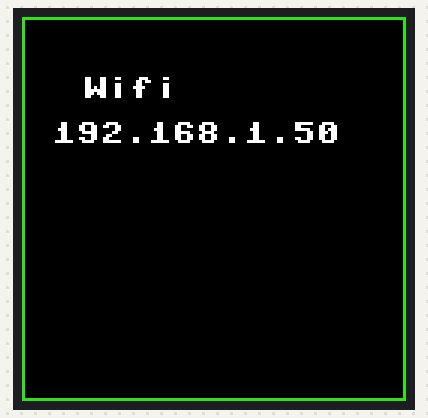
A program run on a simulated MicroPython board. On the bench: 128×128 colour display. WiFi joins after 1.5 s.

Above: at 2.2 s.

The program:

main.py
```python
from machine import Pin,SPI,PWM
import framebuf
import time
import network
from time import sleep
import machine
import urequests as requests
import ure as re

BL = 13
DC = 8
RST = 12
MOSI = 11
SCK = 10
CS = 9

ssid = 'wifi'
password = 'şifre'

def connect():
    #Connect to WLAN
    wlan = network.WLAN(network.STA_IF)
    wlan.active(True)
    wlan.connect(ssid, password)
    while wlan.isconnected() == False:
        #print('Waiting for connection...')
        sleep(1)
    ip = wlan.ifconfig()[0]
    #print(f'Connected on {ip}')
    return ip
class LCD_1inch44(framebuf.FrameBuffer):
    def __init__(self):
        self.width = 128
        self.height = 128

        self.cs = Pin(CS,Pin.OUT)
        self.rst = Pin(RST,Pin.OUT)

        self.cs(1)
        self.spi = SPI(1)
        self.spi = SPI(1,1000_000)
        self.spi = SPI(1,10000_000,polarity=0, phase=0,sck=Pin(SCK),mosi=Pin(MOSI),miso=None)
        self.dc = Pin(DC,Pin.OUT)
        self.dc(1)
        self.buffer = bytearray(self.height * self.width * 2)
        super().__init__(self.buffer, self.width, self.height, framebuf.RGB565)
        self.init_display()


        self.WHITE  =   0xFFFF
        self.BLACK  =  0x0000
        self.GREEN  =  0x07E0
        self.RED    =  0xF800
        self.BLUE   = 0x00FF
        self.GBLUE = 0X0337
        self.YELLOW = 0xFFE0
        self.GUROLCOLOR = 0x1082

    def write_cmd(self, cmd):
        self.cs(1)
        self.dc(0)
        self.cs(0)
        self.spi.write(bytearray([cmd]))
        self.cs(1)

    def write_data(self, buf):
        self.cs(1)
        self.dc(1)
        self.cs(0)
        self.spi.write(bytearray([buf]))
        self.cs(1)

    def init_display(self):
        """Initialize dispaly"""
        self.rst(1)
        self.rst(0)
        self.rst(1)

        self.write_cmd(0x36);
        self.write_data(0x70);

        self.write_cmd(0x3A);
        self.write_data(0x05);

         #ST7735R Frame Rate
        self.write_cmd(0xB1);
        self.write_data(0x01);
        self.write_data(0x2C);
        self.write_data(0x2D);

        self.write_cmd(0xB2);
        self.write_data(0x01);
        self.write_data(0x2C);
        self.write_data(0x2D);

        self.write_cmd(0xB3);
        self.write_data(0x01);
        self.write_data(0x2C);
        self.write_data(0x2D);
        self.write_data(0x01);
        self.write_data(0x2C);
        self.write_data(0x2D);

        self.write_cmd(0xB4); #Column inversion
        self.write_data(0x07);

        #ST7735R Power Sequence
        self.write_cmd(0xC0);
        self.write_data(0xA2);
        self.write_data(0x02);
        self.write_data(0x84);
        self.write_cmd(0xC1);
        self.write_data(0xC5);

        self.write_cmd(0xC2);
        self.write_data(0x0A);
        self.write_data(0x00);

        self.write_cmd(0xC3);
        self.write_data(0x8A);
        self.write_data(0x2A);
        self.write_cmd(0xC4);
        self.write_data(0x8A);
        self.write_data(0xEE);

        self.write_cmd(0xC5); #VCOM
        self.write_data(0x0E);

        #ST7735R Gamma Sequence
        self.write_cmd(0xe0);
        self.write_data(0x0f);
        self.write_data(0x1a);
        self.write_data(0x0f);
        self.write_data(0x18);
        self.write_data(0x2f);
        self.write_data(0x28);
        self.write_data(0x20);
        self.write_data(0x22);
        self.write_data(0x1f);
        self.write_data(0x1b);
        self.write_data(0x23);
        self.write_data(0x37);
        self.write_data(0x00);
        self.write_data(0x07);
        self.write_data(0x02);
        self.write_data(0x10);

        self.write_cmd(0xe1);
        self.write_data(0x0f);
        self.write_data(0x1b);
        self.write_data(0x0f);
        self.write_data(0x17);
        self.write_data(0x33);
        self.write_data(0x2c);
        self.write_data(0x29);
        self.write_data(0x2e);
        self.write_data(0x30);
        self.write_data(0x30);
        self.write_data(0x39);
        self.write_data(0x3f);
        self.write_data(0x00);
        self.write_data(0x07);
        self.write_data(0x03);
        self.write_data(0x10);

        self.write_cmd(0xF0); #Enable test command
        self.write_data(0x01);

        self.write_cmd(0xF6); #Disable ram power save mode
        self.write_data(0x00);
            #sleep out
        self.write_cmd(0x11);
        #Turn on the LCD display
        self.write_cmd(0x29);

    def show(self):
        self.write_cmd(0x2A)
        self.write_data(0x00)
        self.write_data(0x01)
        self.write_data(0x00)
        self.write_data(0x80)

        self.write_cmd(0x2B)
        self.write_data(0x00)
        self.write_data(0x02)
        self.write_data(0x00)
        self.write_data(0x82)

        self.write_cmd(0x2C)

        self.cs(1)
        self.dc(1)
        self.cs(0)
        self.spi.write(self.buffer)
        self.cs(1)

if __name__=='__main__':
    pwm = PWM(Pin(BL))
    pwm.freq(1000)
    pwm.duty_u16(32768)#max 65535

    LCD = LCD_1inch44()
    #color BRG
    LCD.fill(LCD.BLACK)

    LCD.show()


while True:

    LCD.hline(0,0,127,LCD.GBLUE)
    LCD.hline(0,127,128,LCD.GBLUE)
    LCD.vline(0,0,127,LCD.GBLUE)
    LCD.vline(127,0,127,LCD.GBLUE)
    LCD.text('Connecting',20,20,LCD.WHITE)
    LCD.show()
    ip = connect()
    LCD.fill_rect(1,1,126,126,LCD.BLACK)
    LCD.text('Wifi',20,20,LCD.WHITE)
    LCD.text(ip,10,35,LCD.WHITE)


    key0 = Pin(15,Pin.IN,Pin.PULL_UP)
    key1 = Pin(17,Pin.IN,Pin.PULL_UP)
    key2 = Pin(2 ,Pin.IN,Pin.PULL_UP)
    key3 = Pin(3 ,Pin.IN,Pin.PULL_UP)

    while(1):
        if(key0.value() == 0):
            LCD.fill_rect(1,1,126,126,LCD.GREEN)

        if(key1.value() == 0):
            request = requests.get(url='http://www.tcmb.gov.tr/kurlar/today.xml')
            pattern = re.compile(r'<BanknoteBuying>(.*?)</BanknoteBuying>')
            forex_buying_rate_match = pattern.search(request.text)
            #ilk kur dolar olduğundan onu alıyor XML'den dovizleri çekerseniz bana da haber edin
            tarih_pattern = re.compile(r'Tarih="(.*?)"')
            tarih_match = tarih_pattern.search(request.text)
            tarih=tarih_match.group(1)


            if forex_buying_rate_match:
                forex_buying_rate = forex_buying_rate_match.group(1)
                tempo_str = '%s' % forex_buying_rate
            else:
                tempo_str = "---"
            LCD.fill_rect(1,1,126,126,LCD.GUROLCOLOR)
            LCD.text(tarih,17,45,LCD.WHITE)
            LCD.text('Dolar',17,60,LCD.WHITE)
            LCD.text(tempo_str,17,75,LCD.WHITE)

        if(key2.value() == 0):
            LCD.fill_rect(1,1,126,126,LCD.RED)
        if(key3.value() == 0):
            LCD.fill_rect(1,1,126,126,LCD.BLUE)


        LCD.show()
    time.sleep(1)
    LCD.fill(0xFFFF)
```
